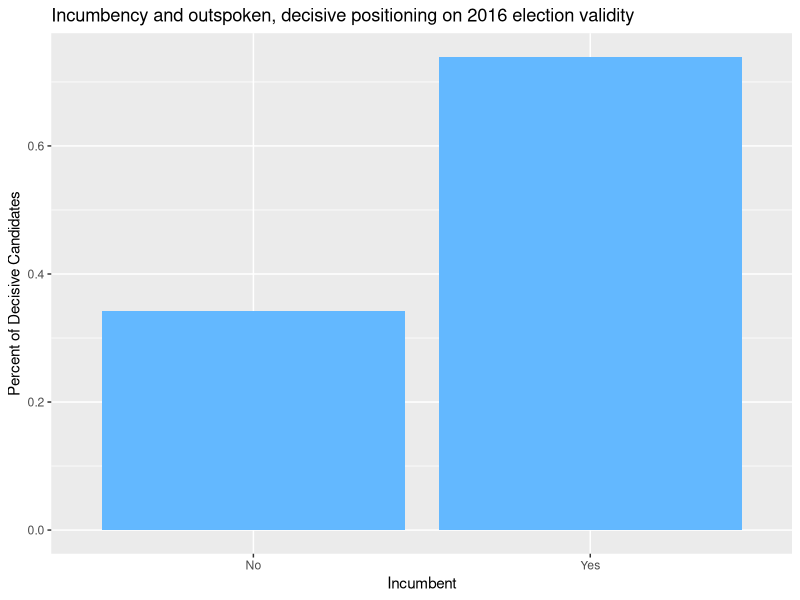

Write R code to recreate this figure.
## ---- chunk 1
library(ggplot2)
library(tidyverse)
election_deniers_data <- read_csv("fivethirtyeight_election_deniers.csv")

e2 <- election_deniers_data |>
  filter(Office == "Representative")|>
  mutate(definitive_stance = case_when(Stance == "Fully accepted" ~ 1,
                                        Stance == "Fully denied" ~ 1,
                                        Stance == "Accepted with reservations" ~ 0,
                                        Stance == "Accepted with reservations" ~  0,
                                       Stance == "Raised questions" ~0 , 
                                       Stance == "Avoided answering"~ 0 , 
                                       Stance == "No comment" ~ 0))

e3 <- e2|>  
  group_by(Incumbent) |>
  summarize(mean = mean(definitive_stance)) |>
  ggplot(aes(x = Incumbent, y = mean)) + geom_col(ylim=c(0,2), fill = "steelblue1") + labs(
    x = "Incumbent",
    y = "Percent of Decisive Candidates",
    title = "Incumbency and outspoken, decisive positioning on 2016 election validity"
  )

e3
## ---- chunk 2
unique(election_deniers_data$Stance)
